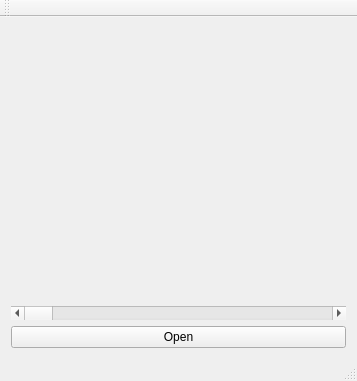
<?xml version="1.0" encoding="UTF-8"?>
<ui version="4.0">
 <class>Task38_3Class</class>
 <widget class="QMainWindow" name="Task38_3Class">
  <property name="geometry">
   <rect>
    <x>0</x>
    <y>0</y>
    <width>357</width>
    <height>381</height>
   </rect>
  </property>
  <property name="windowTitle">
   <string>Task38_3</string>
  </property>
  <widget class="QWidget" name="centralWidget">
   <layout class="QGridLayout" name="gridLayout">
    <item row="0" column="0">
     <layout class="QVBoxLayout" name="verticalLayout">
      <item>
       <widget class="QLabel" name="label">
        <property name="text">
         <string/>
        </property>
       </widget>
      </item>
      <item>
       <widget class="QScrollBar" name="horizontalScrollBar">
        <property name="mouseTracking">
         <bool>true</bool>
        </property>
        <property name="tabletTracking">
         <bool>false</bool>
        </property>
        <property name="maximum">
         <number>10</number>
        </property>
        <property name="pageStep">
         <number>1</number>
        </property>
        <property name="orientation">
         <enum>Qt::Horizontal</enum>
        </property>
       </widget>
      </item>
      <item>
       <widget class="QPushButton" name="pushButton">
        <property name="text">
         <string>Open</string>
        </property>
       </widget>
      </item>
     </layout>
    </item>
   </layout>
  </widget>
  <widget class="QMenuBar" name="menuBar">
   <property name="geometry">
    <rect>
     <x>0</x>
     <y>0</y>
     <width>357</width>
     <height>26</height>
    </rect>
   </property>
  </widget>
  <widget class="QToolBar" name="mainToolBar">
   <attribute name="toolBarArea">
    <enum>TopToolBarArea</enum>
   </attribute>
   <attribute name="toolBarBreak">
    <bool>false</bool>
   </attribute>
  </widget>
  <widget class="QStatusBar" name="statusBar"/>
 </widget>
 <layoutdefault spacing="6" margin="11"/>
 <resources>
  <include location="Task38_3.qrc"/>
 </resources>
 <connections>
  <connection>
   <sender>pushButton</sender>
   <signal>clicked()</signal>
   <receiver>Task38_3Class</receiver>
   <slot>openFile()</slot>
   <hints>
    <hint type="sourcelabel">
     <x>280</x>
     <y>329</y>
    </hint>
    <hint type="destinationlabel">
     <x>116</x>
     <y>351</y>
    </hint>
   </hints>
  </connection>
  <connection>
   <sender>horizontalScrollBar</sender>
   <signal>valueChanged(int)</signal>
   <receiver>Task38_3Class</receiver>
   <slot>numChange()</slot>
   <hints>
    <hint type="sourcelabel">
     <x>179</x>
     <y>299</y>
    </hint>
    <hint type="destinationlabel">
     <x>350</x>
     <y>354</y>
    </hint>
   </hints>
  </connection>
 </connections>
 <slots>
  <slot>numChange()</slot>
  <slot>openFile()</slot>
 </slots>
</ui>
